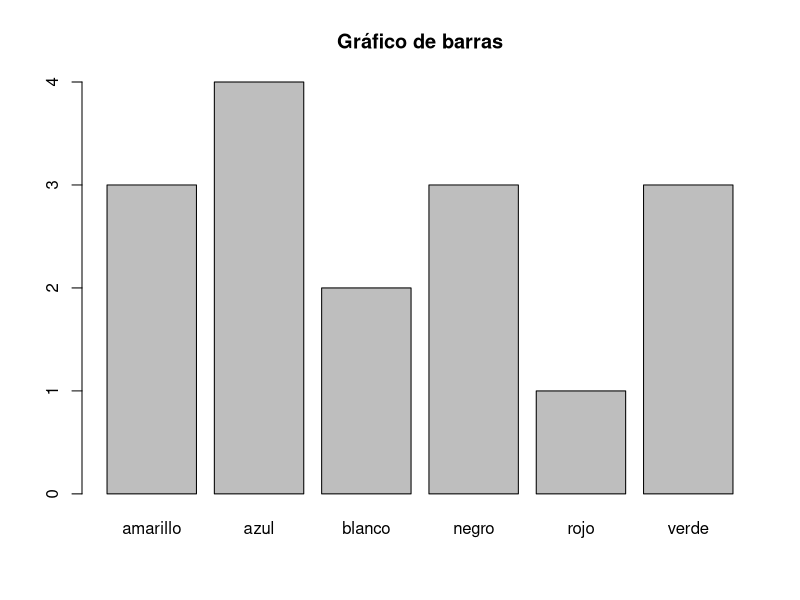

Write the R code that produced this figure.
A <- matrix(c(5,4,8,1,6,1,6,8,9,2,1,9,0,4,6,8,1,7,2,1), nrow = 5, ncol = 4, byrow = 1)
print(A)

colnames(A) <- c('Lunes', 'Martes', 'Miércoles', 'Jueves')
rownames(A) <- c('A', 'B', 'C', 'D', 'E')
print(A)

A <- A+5
print(A)

B <- matrix(c(1,2,3,3,7,6,1,5,8,5,1,2,1,9,4,0,4,6,8,4), nrow = 4, ncol = 5, byrow = 1)
print(B)

C <- A%*%B
print(C)

C1 <- diag(C)
print(C1)

Z <- C[3,4]
print(Z)

G <- C[,2]
print(G)

colores <- c('azul', 'azul', 'rojo', 'azul', 'verde', 'amarillo', 'azul', 'verde', 'amarillo', 'negro', 'negro', 'negro', 'blanco',
             'verde', 'blanco', 'amarillo')

colores_factor <- factor(colores)
plot(colores_factor, main = 'Gráfico de barras')

levels(colores_factor)

colores_factor <- factor(colores_factor, levels=c('amarillo', 'azul', 'blanco', 'negro', 'rojo', 'verde'),
                         labels = c('naranja', 'azul', 'blanco', 'negro', 'rojo', 'verde'))
print(colores_factor)


mi_lista <- list( 4, "lunes", c(4,6,7,8), c("verde", "amarillo"), 9, matrix(c(1,2,3,4,5,6), nrow=2, ncol=3))
print(mi_lista)
mi_lista[[3]]
mi_lista[[3]][2] # Selecciona el segundo número del tercer elemento de la lista
mi_lista[-1]
